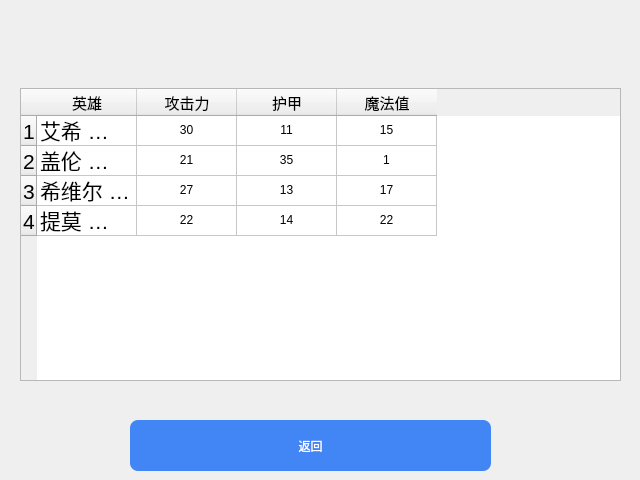
<?xml version="1.0" encoding="UTF-8"?>
<ui version="4.0">
 <class>Set_customKingdom</class>
 <widget class="QDialog" name="Set_customKingdom">
  <property name="geometry">
   <rect>
    <x>0</x>
    <y>0</y>
    <width>640</width>
    <height>480</height>
   </rect>
  </property>
  <property name="windowTitle">
   <string>Dialog</string>
  </property>
  <widget class="QPushButton" name="Quit">
   <property name="geometry">
    <rect>
     <x>130</x>
     <y>420</y>
     <width>361</width>
     <height>51</height>
    </rect>
   </property>
   <property name="sizePolicy">
    <sizepolicy hsizetype="Minimum" vsizetype="Minimum">
     <horstretch>0</horstretch>
     <verstretch>30</verstretch>
    </sizepolicy>
   </property>
   <property name="styleSheet">
    <string notr="true">QPushButton {
 background-color: rgb(66, 133, 244); 
border-radius: 8px; 
color:rgb(255, 255, 255); 
} 

QPushButton:hover 
{ 
background-color:rgb(42,86,198); 

}
</string>
   </property>
   <property name="text">
    <string>返回</string>
   </property>
  </widget>
  <widget class="QWidget" name="verticalLayoutWidget">
   <property name="geometry">
    <rect>
     <x>20</x>
     <y>60</y>
     <width>601</width>
     <height>321</height>
    </rect>
   </property>
   <layout class="QVBoxLayout" name="verticalLayout">
    <item>
     <layout class="QHBoxLayout" name="horizontalLayout">
      <item>
       <widget class="QPushButton" name="pushButton">
        <property name="text">
         <string/>
        </property>
        <property name="icon">
         <iconset resource="gamepageicon.qrc">
          <normaloff>:/gpicon/images/icon/ListAdd.png</normaloff>:/gpicon/images/icon/ListAdd.png</iconset>
        </property>
        <property name="iconSize">
         <size>
          <width>36</width>
          <height>36</height>
         </size>
        </property>
        <property name="flat">
         <bool>true</bool>
        </property>
       </widget>
      </item>
      <item>
       <widget class="QPushButton" name="pushButton_2">
        <property name="text">
         <string/>
        </property>
        <property name="icon">
         <iconset resource="gamepageicon.qrc">
          <normaloff>:/gpicon/images/icon/ListChange.png</normaloff>:/gpicon/images/icon/ListChange.png</iconset>
        </property>
        <property name="iconSize">
         <size>
          <width>36</width>
          <height>36</height>
         </size>
        </property>
        <property name="flat">
         <bool>true</bool>
        </property>
       </widget>
      </item>
      <item>
       <widget class="QPushButton" name="pushButton_3">
        <property name="text">
         <string/>
        </property>
        <property name="icon">
         <iconset resource="gamepageicon.qrc">
          <normaloff>:/gpicon/images/icon/ListDelete.png</normaloff>:/gpicon/images/icon/ListDelete.png</iconset>
        </property>
        <property name="iconSize">
         <size>
          <width>36</width>
          <height>36</height>
         </size>
        </property>
        <property name="flat">
         <bool>true</bool>
        </property>
       </widget>
      </item>
      <item>
       <widget class="QPushButton" name="pushButton_4">
        <property name="text">
         <string/>
        </property>
        <property name="icon">
         <iconset resource="gamepageicon.qrc">
          <normaloff>:/gpicon/images/icon/ListSearch.png</normaloff>:/gpicon/images/icon/ListSearch.png</iconset>
        </property>
        <property name="iconSize">
         <size>
          <width>36</width>
          <height>36</height>
         </size>
        </property>
        <property name="flat">
         <bool>true</bool>
        </property>
       </widget>
      </item>
     </layout>
    </item>
    <item>
     <widget class="QTableWidget" name="tableWidget">
      <row>
       <property name="text">
        <string>1</string>
       </property>
       <property name="font">
        <font>
         <pointsize>16</pointsize>
        </font>
       </property>
      </row>
      <row>
       <property name="text">
        <string>2</string>
       </property>
       <property name="font">
        <font>
         <pointsize>16</pointsize>
        </font>
       </property>
      </row>
      <row>
       <property name="text">
        <string>3</string>
       </property>
       <property name="font">
        <font>
         <pointsize>16</pointsize>
        </font>
       </property>
      </row>
      <row>
       <property name="text">
        <string>4</string>
       </property>
       <property name="font">
        <font>
         <pointsize>16</pointsize>
        </font>
       </property>
      </row>
      <column>
       <property name="text">
        <string>英雄</string>
       </property>
       <property name="font">
        <font>
         <pointsize>11</pointsize>
        </font>
       </property>
      </column>
      <column>
       <property name="text">
        <string>攻击力</string>
       </property>
       <property name="font">
        <font>
         <pointsize>11</pointsize>
        </font>
       </property>
      </column>
      <column>
       <property name="text">
        <string>护甲</string>
       </property>
       <property name="font">
        <font>
         <pointsize>11</pointsize>
        </font>
       </property>
      </column>
      <column>
       <property name="text">
        <string>魔法值</string>
       </property>
       <property name="font">
        <font>
         <pointsize>11</pointsize>
        </font>
       </property>
      </column>
      <item row="0" column="0">
       <property name="text">
        <string>艾希 Ashe</string>
       </property>
       <property name="font">
        <font>
         <pointsize>16</pointsize>
        </font>
       </property>
      </item>
      <item row="0" column="1">
       <property name="text">
        <string>30</string>
       </property>
       <property name="textAlignment">
        <set>AlignCenter</set>
       </property>
      </item>
      <item row="0" column="2">
       <property name="text">
        <string>11</string>
       </property>
       <property name="textAlignment">
        <set>AlignCenter</set>
       </property>
      </item>
      <item row="0" column="3">
       <property name="text">
        <string>15</string>
       </property>
       <property name="textAlignment">
        <set>AlignCenter</set>
       </property>
      </item>
      <item row="1" column="0">
       <property name="text">
        <string>盖伦 Garen</string>
       </property>
       <property name="font">
        <font>
         <pointsize>16</pointsize>
        </font>
       </property>
      </item>
      <item row="1" column="1">
       <property name="text">
        <string>21</string>
       </property>
       <property name="textAlignment">
        <set>AlignCenter</set>
       </property>
      </item>
      <item row="1" column="2">
       <property name="text">
        <string>35</string>
       </property>
       <property name="textAlignment">
        <set>AlignCenter</set>
       </property>
      </item>
      <item row="1" column="3">
       <property name="text">
        <string>1</string>
       </property>
       <property name="textAlignment">
        <set>AlignCenter</set>
       </property>
      </item>
      <item row="2" column="0">
       <property name="text">
        <string>希维尔 Sivir</string>
       </property>
       <property name="font">
        <font>
         <pointsize>16</pointsize>
        </font>
       </property>
      </item>
      <item row="2" column="1">
       <property name="text">
        <string>27</string>
       </property>
       <property name="textAlignment">
        <set>AlignCenter</set>
       </property>
      </item>
      <item row="2" column="2">
       <property name="text">
        <string>13</string>
       </property>
       <property name="textAlignment">
        <set>AlignCenter</set>
       </property>
      </item>
      <item row="2" column="3">
       <property name="text">
        <string>17</string>
       </property>
       <property name="textAlignment">
        <set>AlignCenter</set>
       </property>
      </item>
      <item row="3" column="0">
       <property name="text">
        <string>提莫 Teemo</string>
       </property>
       <property name="font">
        <font>
         <pointsize>16</pointsize>
        </font>
       </property>
      </item>
      <item row="3" column="1">
       <property name="text">
        <string>22</string>
       </property>
       <property name="textAlignment">
        <set>AlignCenter</set>
       </property>
      </item>
      <item row="3" column="2">
       <property name="text">
        <string>14</string>
       </property>
       <property name="textAlignment">
        <set>AlignCenter</set>
       </property>
      </item>
      <item row="3" column="3">
       <property name="text">
        <string>22</string>
       </property>
       <property name="textAlignment">
        <set>AlignCenter</set>
       </property>
      </item>
     </widget>
    </item>
   </layout>
  </widget>
 </widget>
 <resources>
  <include location="gamepageicon.qrc"/>
 </resources>
 <connections/>
</ui>
